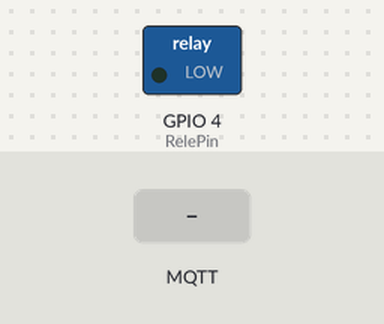
Bench run of a sketch on a simulated ESP8266 (NodeMCU). Shown: switched loads named in the sketch (green lamp = pin HIGH). The test bench sets the inputs (shaded band). WiFi joins after 1.5 s; servers stay silent unless stated; no MQTT or app messages arrive unless stated; what the sketch prints to the serial monitor is not drawn.

Above: at 2.7 s.
2.8 s: MQTT message "1" arrives on the first subscribed topic
At 3.2 s:
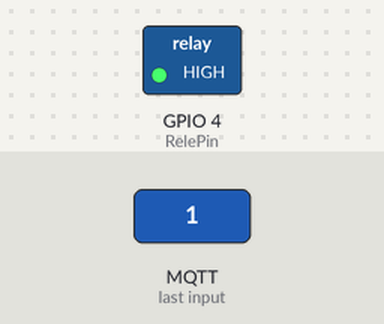
4.3 s: MQTT message "0" arrives on the first subscribed topic
At 5.5 s:
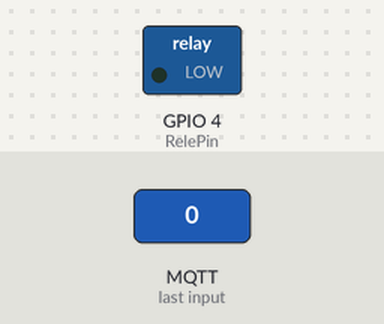
Timing chart, 0 to 7.3 s (numbered marks = the images above; inputs shaded):
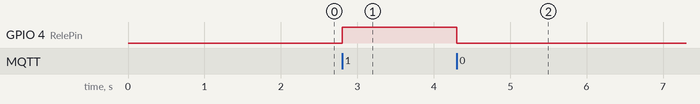

The sketch:

esp8266Code.ino
```cpp
/*
 * ESP8266 (Adafruit HUZZAH) Mosquitto MQTT Publish Example
 * Thomas Varnish (https://github.com/tvarnish), (https://www.instructables.com/member/Tango172)
 * Made as part of my MQTT Instructable - "How to use MQTT with the Raspberry Pi and ESP8266"
 */
#include <Bounce2.h> // Used for "debouncing" the pushbutton
#include <ESP8266WiFi.h> // Enables the ESP8266 to connect to the local network (via WiFi)
#include <PubSubClient.h> // Allows us to connect to, and publish to the MQTT broker
#define RelePin 4
#define SensorPin A0

//const char* ssid = "dlink";
//const char* wifi_password = "labcisneufes@";

//MUDAR ESSAS PARA A REDE
const char* ssid = "testeRoteador";
const char* wifi_password = "teste2022";

//MUDAR PARA O IP ESTATICO DA RASP
const char* mqtt_server = "192.168.0.165";
//MUDAR PARA QUAL RELE QUER LIGAR
const char* mqtt_topic = "rele/primeiro";
//MUDAR O NUMERO DE ACORDO COM O RELE EX PRIMEIRO = 1 SEGUNDO = 2 ETC
const char* clientID = "Client ID 1";

//N MUDAR NADA A PARTIR DAQUI
const char* mqtt_username = "username";
const char* mqtt_password = "senha";

float initialTime = millis();

// Initialise the WiFi and MQTT Client objects
WiFiClient wifiClient;
PubSubClient client(mqtt_server, 1883, wifiClient); // 1883 is the listener port for the Broker

void reconnect() {
  // Loop until we're reconnected
  while (!client.connected()) {
    Serial.print("Attempting MQTT connection...");

    // Attempt to connect
    if (client.connect(clientID, mqtt_username, mqtt_password)) {
      Serial.println("connected");
      // Subscribe or resubscribe to a topic
      // You can subscribe to more topics (to control more LEDs in this example)
      client.subscribe(mqtt_topic);
    } else {
      Serial.print("failed, rc=");
      Serial.print(client.state());
      Serial.println(" try again in 5 seconds");
      // Wait 5 seconds before retrying
      delay(5000);
    }
  }
}

void setup() {

  // Begin Serial on 115200
  // Remember to choose the correct Baudrate on the Serial monitor!
  // This is just for debugging purposes
  Serial.begin(115200);

  Serial.print("Connecting to ");
  Serial.println(ssid);

  // Connect to the WiFi
  WiFi.begin(ssid, wifi_password);

  // Wait until the connection has been confirmed before continuing
  while (WiFi.status() != WL_CONNECTED) {
    delay(500);
    Serial.print(".");
  }

  // Debugging - Output the IP Address of the ESP8266
  Serial.println("WiFi connected");
  Serial.print("IP address: ");
  Serial.println(WiFi.localIP());

  // Connect to MQTT Broker
  // client.connect returns a boolean value to let us know if the connection was successful.
  // If the connection is failing, make sure you are using the correct MQTT Username and Password (Setup Earlier in the Instructable)
  if (client.connect(clientID, mqtt_username, mqtt_password)) {
    Serial.println("Connected to MQTT Broker!");
  }
  else {
    Serial.println("Connection to MQTT Broker failed...");
  }

  client.subscribe(mqtt_topic);
  client.setCallback(callback);

  pinMode(RelePin, OUTPUT); //rele

}

void callback(char* topic, byte* message, unsigned int length) {

  char messageTemp[15];

  for (int i = 0; i < length; i++) {
    messageTemp[i] = (char)message[i];
  }
  messageTemp[length] = '\0';

  if(strcmp(messageTemp,"1") == 0){
    digitalWrite(RelePin, HIGH);   // turn the LED on or off, the opposite of the current state


  } else{
    digitalWrite(RelePin, LOW);

  }

}

void loop() {

  if (!client.connected()) {
    reconnect();
  }
  if(!client.loop())
    client.connect("ESP8266Client");

  float currentTime = millis();

  if( (currentTime - initialTime)>= 5000){

    //codigo da Elen

    initialTime = millis();
  }

}
```

Measured:
- after the input at 2.8 s, GPIO 4 (RelePin): LOW → HIGH at once
- after the input at 4.3 s, GPIO 4 (RelePin): HIGH → LOW at once
